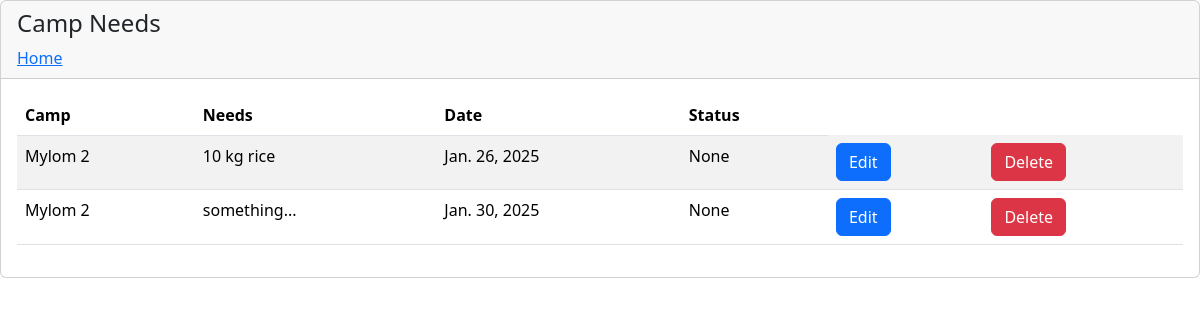
The app's page /needs_view (signed in), older data.
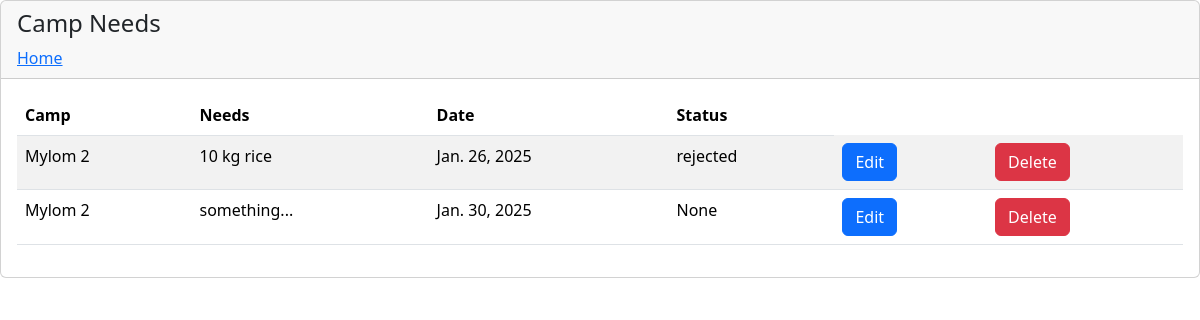
The same page, newer data.
### app/models.py (models this page shows)
class CampNeeds(models.Model):
    needs=models.TextField(max_length=100)
    status=models.CharField(max_length=100,null=True,blank=True)
    camp_id=models.ForeignKey(Camp,on_delete=models.CASCADE,null=True,blank=True)
    current_date=models.DateField(auto_now_add=True)

class Camp(models.Model):
    camp_name=models.CharField(max_length=100)
    full_address=models.CharField(max_length=150)
    district=models.CharField(max_length=100)
    city=models.CharField(max_length=100)
    panchayath=models.CharField(max_length=100)
    thaluk=models.CharField(max_length=100)
    contact=models.CharField(max_length=15)
    login_id=models.ForeignKey(Login,on_delete=models.CASCADE,null=True,blank=True)

### app/views.py (the view)
# urls.py: path('needs_view',views.NeedsViewTable,name="NeedsViewTable"),
def NeedsViewTable(request):
        session_id=request.session['camp_id']
        a=get_object_or_404(Camp,login_id=session_id)
        needs=CampNeeds.objects.filter(camp_id=a)
        return render(request,'needs_view_table.html',{'needs':needs})

### app/templates/needs_view_table.html (shortened to what this page needs)
{% load static%}
<!DOCTYPE html>
<html lang="en">
<head>
  <link
      href="https://cdn.jsdelivr.net/npm/bootstrap@5.3.3/dist/css/bootstrap.min.css"
      rel="stylesheet"
    />
</head>
<body>
  <div class="row">
    <div class="col-md-12">
      <div class="card">
        <div class="card-header">
          <h4 class="card-title">Camp Needs</h4>
          <a href="{% url 'CampHome' %}">Home</a>
        </div>
        <link rel="stylesheet" href="{% static "admin/assets/css/bootstrap.min.css" %}" />
        <div class="card-body">
          <div class="table-responsive">
            <table
              id="basic-datatables"
              class="display table table-striped table-hover"
            >
            <thead>
              <tr>
                <th>Camp</th>
                <th>Needs</th>
                <th>Date</th>
                <th>Status</th>
              </tr>
            </thead>
            <tbody>
                  {% for need in needs %}
                  <tr>
                    <td>{{need.camp_id.camp_name}}</td>
                    <td>{{need.needs}}</td>
                    <td>{{need.current_date}}</td>
                    <td>{{need.status}}</td>
                    {% if need.status == "approved" %}
                    <td colspan="2">needs approved</td>
                    {% else %}
                    <td><button class="btn btn-primary"><a href="{% url 'EditCampNeed' need.id %}"  style="color: white;text-decoration: none;">Edit</a></button></td>
                    <td>
                      <button
                      class="btn btn-danger"
                      data-toggle="modal"
                      data-target="#deleteModal"
                      data-user-id="{{ need.id }}"
                      >
                      Delete
                    </button>
                  </td>
                    {% endif %}
                </tr>
                  {% endfor %}
                </tbody>
            </table>
          </div>
        </div>
      </div>
    </div>
    </div>
</body>
</html>

Row changes from the older to the newer data that the page shows:
changed CampNeeds "10 kg rice": status "None" → "rejected"
